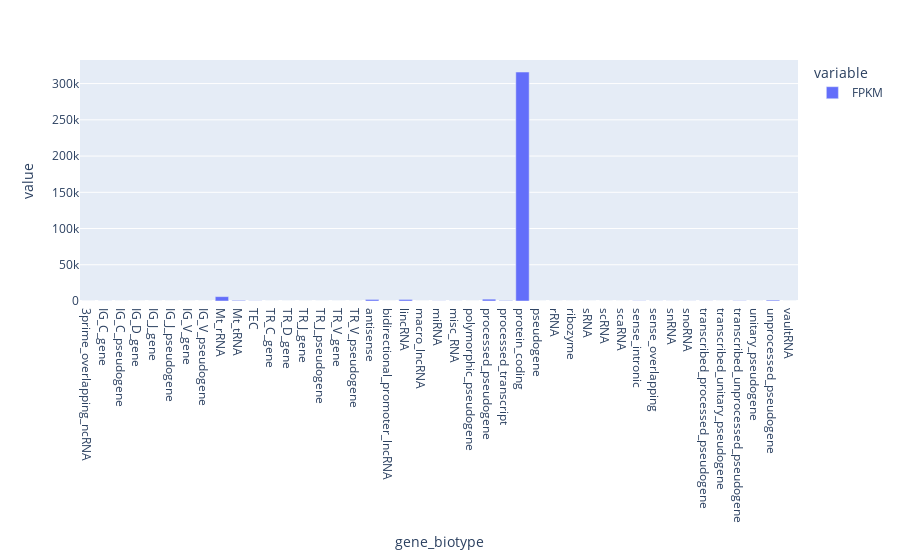

Here is the notebook cell this chart was saved with:
### Code cell
df_joined_on_gene_id.groupby("gene_biotype")["FPKM"].sum().plot(
    kind="bar", backend="plotly"
)

### Figure 1 — Plotly figure (JSON) as saved in the notebook; plotly's stock layout.template omitted (floating-point values rounded to 4 significant figures)
{"data": [{"alignmentgroup": "True", "hovertemplate": "variable=FPKM<br>gene_biotype=%{x}<br>value=%{y}<extra></extra>", "legendgroup": "FPKM", "marker": {"color": "#636efa", "pattern": {"shape": ""}}, "name": "FPKM", "offsetgroup": "FPKM", "orientation": "v", "showlegend": true, "textposition": "auto", "type": "bar", "x": ["3prime_overlapping_ncRNA", "IG_C_gene", "IG_C_pseudogene", "IG_D_gene", "IG_J_gene", "IG_J_pseudogene", "IG_V_gene", "IG_V_pseudogene", "Mt_rRNA", "Mt_tRNA", "TEC", "TR_C_gene", "TR_D_gene", "TR_J_gene", "TR_J_pseudogene", "TR_V_gene", "TR_V_pseudogene", "antisense", "bidirectional_promoter_lncRNA", "lincRNA", "macro_lncRNA", "miRNA", "misc_RNA", "polymorphic_pseudogene", "processed_pseudogene", "processed_transcript", "protein_coding", "pseudogene", "rRNA", "ribozyme", "sRNA", "scRNA", "scaRNA", "sense_intronic", "sense_overlapping", "snRNA", "snoRNA", "transcribed_processed_pseudogene", "transcribed_unitary_pseudogene", "transcribed_unprocessed_pseudogene", "unitary_pseudogene", "unprocessed_pseudogene", "vaultRNA"], "xaxis": "x", "y": [13.27, 85.89, 1.416, 0, 0.7401, 0, 25.35, 0.1633, 6039.0, 883.0, 211.5, 0.9658, 0, 0, 0, 0.9652, 0, 2150.0, 4.472, 2159.0, 0.01293, 175.2, 110.5, 0.7066, 2550.0, 588.3, 315900.0, 5.039, 10.12, 0, 0, 0.02081, 3.81, 281.2, 120.7, 82.3, 135.0, 153.1, 29.25, 369.1, 37.6, 1243.0, 0.4411], "yaxis": "y"}], "layout": {"autosize": true, "barmode": "relative", "legend": {"title": {"text": "variable"}, "tracegroupgap": 0}, "margin": {"t": 60}, "xaxis": {"anchor": "y", "autorange": true, "domain": [0, 1], "range": [-0.5, 42.5], "title": {"text": "gene_biotype"}, "type": "category"}, "yaxis": {"anchor": "x", "autorange": true, "domain": [0, 1], "range": [0, 332600.0], "title": {"text": "value"}, "type": "linear"}}}
